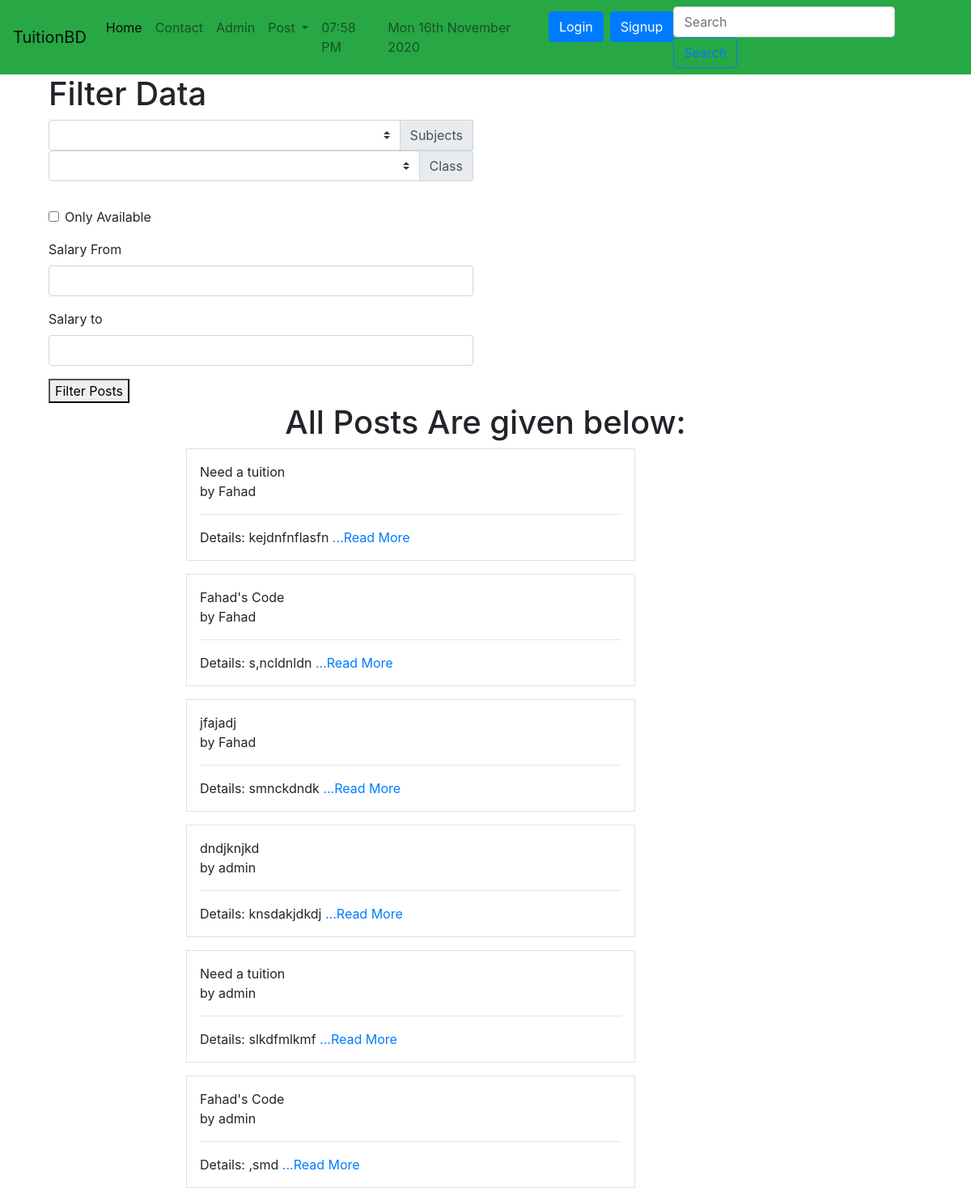
The page /tuition/postlist/ on the database as committed earlier.
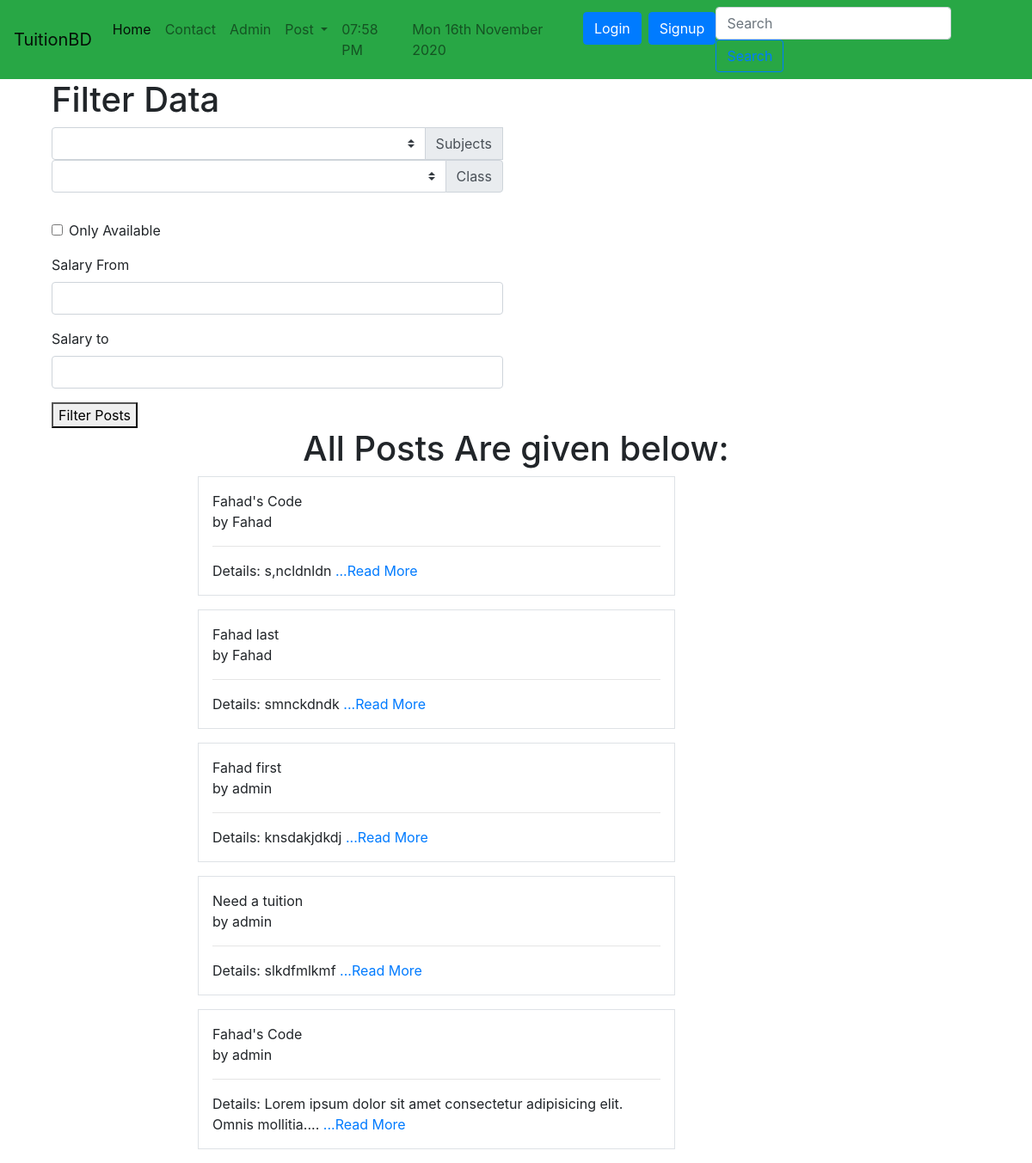
The same page on the database as committed later.
### tuition/models.py (models this page shows, shortened)
class Post(models.Model):
    CATEGORY=(
        ('Teacher','Teacher'),
        ('Student','Student'),
    )
    MEDIUM=(
        ('bangla','bangla'),
        ('English','English'),
        ('Urdu','Urdu'),
        ('Hindi','Hindi'),
        ('Arabic','Arabic'),
    )
    user=models.ForeignKey(User,on_delete=models.CASCADE, blank=True, null= True)
    id=models.AutoField(primary_key=True)
    title=models.CharField(max_length=101)
    slug=models.CharField(max_length=100, default=title)
    email=models.EmailField()
    salary=models.FloatField()
    details=models.TextField()
    available=models.BooleanField()
    category=models.CharField(max_length=100,choices=CATEGORY)
    created_at=models.DateTimeField(default=now)
    image=models.ImageField(default='default.jpg', upload_to='tuition/images')
    medium=MultiSelectField(max_length=100, max_choices=5, choices=MEDIUM, default='bangla')
    subject=models.ManyToManyField(Subject, related_name='subject_set')
    class_in=models.ManyToManyField(Class_in, related_name='class_set')
    likes=models.ManyToManyField(User, related_name='post_likes')
    views=models.ManyToManyField(User, related_name='post_views')
    def details_short(self):
        details_words=self.details.split(' ')
        if len(details_words) >10:
            return ' '.join(details_words[:10])+ "...."
        else:
            return self.details
    objects=models.Manager()
    items=PostManager()

### tuition/views.py (the view)
# urls.py: path('postlist/',PostListView.as_view(),name="postlist"),
class PostListView(ListView):
    template_name='tuition/postlist.html'
    queryset=Post.objects.all()
    context_object_name='posts'
    def get_context_data(self,*args, **kwargs):
        context=super().get_context_data(*args, **kwargs)
        context['posts']= context.get('object_list')
        context['subjects']= Subject.objects.all()
        context['classes']= Class_in.objects.all()
        return context

### tuition/models.py (called while the page is built)
    def __str__(self):
        return self.name

    def __str__(self):
        return self.name

### templates/tuition/postlist.html (shortened to what this page needs)
{% extends 'basic.html' %}
{% block body %}
<div class="container">
  <div class="col-md-6">
    <h1>Filter Data</h1>
    <form action="/tuition/filter/" method="post">
      <div class="input-group mb-3">
        <select class="custom-select" id="inputGroupSelect02" name='subject'>
          <option></option>
          {% for i in subjects %}
          <option value="{{i}}">{{i}}</option>
          {% endfor %}
        </select>
        <div class="input-group-append">
          <label class="input-group-text" for="inputGroupSelect02">Subjects</label>
        </div>
        <div class="input-group mb-3">
          <select class="custom-select" id="inputGroupSelect02" name='class_in'>
            <option></option>
            {% for i in classes %}
            <option value="{{i}}">{{i}}</option>
            {% endfor %}
          </select>
          <div class="input-group-append">
            <label class="input-group-text" for="inputGroupSelect02">Class</label>
          </div>
        </div>
      </div>
        <div class="form-group form-check">
          <input type="checkbox" class="form-check-input" id="exampleCheck1" name="available">
          <label class="form-check-label" for="exampleCheck1">Only Available</label>
        </div>
        <div class="form-group">
          <label for="exampleFormControlInput1">Salary From</label>
          <input type="number" class="form-control" name="salary_from" id="exampleFormControlInput1">
        </div>
        <div class="form-group">
          <label for="exampleFormControlInput1">Salary to</label>
          <input type="number" class="form-control" name="salary_to" id="exampleFormControlInput1">
        </div>
      <button type="submit">Filter Posts</button>
    </form>
  </div>
  <h1 class="text-center">All Posts Are given below:</h1>
  {% for p in posts %}
  <div class="col-md-6 offset-md-2 mb-3 p-3 border">
    {{p.title}} <br>
    by {{p.user.username}} <br>
    <hr>
    Details: {{p.details_short}}
    <a href="/tuition/postdetail/{{p.id}}">...Read More</a>
  </div>
  {% endfor %}
</div>
{% endblock body %}

Rows that differ between the two databases and show on the page:
removed Post: title "Need a tuition", user.username "Fahad", details_short "kejdnfnflasfn"
changed Post "smnckdndk": title "jfajadj" → "Fahad last"
changed Post "knsdakjdkdj": title "dndjknjkd" → "Fahad first"
changed Post: details_short ",smd" → "Lorem ipsum dolor sit amet consectetur adipisicing elit. Omnis mollitia...."
